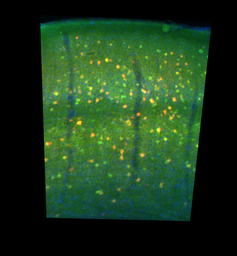
#> input picture images/180905_Test_cells.tif, 237 x 256 px, shrunk from 718 x 777 before the run
$ python optimal_seperation.py
#> lines starting #> are read from the running program, lines starting #| are printed output that depends on the picture; long printed decimals are rounded
# -*- coding: utf-8 -*-
"""
Created on Sun Oct 14 18:03:48 2018

@author: gqs0108
"""

from scipy.optimize import linprog
import numpy as np
import matplotlib.pyplot as plt
import cv2

def downsample_avg(img, ds):
    img_rs = img[:(img.shape[0]//ds)*ds,:(img.shape[1]//ds)*ds]
    img_ds = img_rs.reshape((img_rs.shape[0]//ds, ds, img_rs.shape[1]//ds, -1)).mean(3).mean(1)
    return img_ds

def section_1d(f, nu):
    l = f.shape[0]
    Aub = np.empty((0,2*l))
    for i in range(l):
        x = np.zeros(l-1)
        x[:i] = 1
        row1 = np.concatenate([[-1, -1], -1*x, x], axis=0)
        row2 = np.concatenate([[1, -1], x, -1*x], axis=0)
        Aub = np.concatenate([Aub, row1[None,:], row2[None,:]], axis=0)

    bub = np.stack([np.ones(l)*-1*f, np.ones(l)*f], axis=1).ravel()

    Aeq = np.empty((1,2*l))
    Aeq[0,0] = l
    Aeq[0,1] = 0
    Aeq[0,2:l+1] = np.arange(l-1,0,-1)
    Aeq[0,l+1:] = -1*np.arange(l-1,0,-1)

    beq = np.sum(f)

    c = np.ones(2*l) / l
    c[0] = 0
    c[1] = nu

    result = linprog(c, Aub, bub, Aeq, beq)

    return result

def section_2d(img, nu):
    l = min(img.shape[0], img.shape[1])
    img = img[:l, :l]
    eps = 0
    x = np.arange(l*(l-1)).reshape((l,l-1))
    xp = x + 1
    xm = x + 1 + l*(l-1)
    y = np.arange(l*(l-1)).reshape((l-1,l))
    yp = y + 1 + 2*l*(l-1)
    ym = y + 1 + 3*l*(l-1)
    p = np.arange(l*l).reshape((l,l)) + 1 + 4*l*(l-1)
    L = p.ravel()[-1] + 1
    Aeq = []
    beq = [0]*(2*l*(l-1))

    for i in range(1,l):
        row = np.zeros(L)
        row[p[0,i]] = 1
        row[p[0,i-1]] = -1
        row[xp[0,i-1]] = -1
        row[xm[0,i-1]] = 1
        Aeq.append(row)
        row = np.zeros(L)
        row[p[i,0]] = 1
        row[p[i-1,0]] = -1
        row[yp[i-1,0]] = -1
        row[ym[i-1,0]] = 1
        Aeq.append(row)
        for j in range(1,l):
            row = np.zeros(L)
            row[p[i,j]] = 1
            row[p[i-1,j]] = -1
            row[yp[i-1,j]] = -1
            row[ym[i-1,j]] = 1
            Aeq.append(row)
            row = np.zeros(L)
            row[p[i,j]] = 1
            row[p[i,j-1]] = -1
            row[xp[i,j-1]] = -1
            row[xm[i,j-1]] = 1
            Aeq.append(row)
    row = np.zeros(L)
    row[p.ravel()] = 1
    Aeq.append(row)
    Aeq = np.array(Aeq)
    beq.append(np.sum(img))
    beq = np.array(beq)

    Aub = np.concatenate([np.eye(l**2), -1*np.eye(l**2)], axis=0)
    Aub = np.concatenate([np.zeros((2*l**2, 4*l*(l-1))), Aub], axis=1)
    Aub = np.concatenate([np.ones((2*l**2,1))*-1, Aub], axis=1)
    bub = np.concatenate([img.ravel(), -1*img.ravel()], axis=0)

    c_ind = np.concatenate([xp.ravel(), xm.ravel(), yp.ravel(), ym.ravel()], axis=0)
    c =  np.zeros(L)
    c[c_ind] = 1/(2*l**2)
    c[eps] = nu

    print("solving...")

    result = linprog(c, Aub, bub, Aeq, beq, method='interior-point')

    print(result.message)

    if result.success:
        p = result.x[p.ravel()]
        p = p.reshape((l,l))

        return p, result

    return c, Aub, bub, Aeq, beq

if __name__ == "__main__":
    import argparse
    parser = argparse.ArgumentParser()
    parser.add_argument('--downsample','-d',type=int,default=20)
    parser.add_argument('--nu', '-n', type=float, default=.15)
    args = parser.parse_args()

    ds = args.downsample
    nu = args.nu
    im = cv2.imread("../images/180905_Test_cells.tif")
#> im is the input picture: shape (256, 237, 3); mean B, G, R 27.8, 57.1, 27.8
    blue, _1, _2 = cv2.split(im)
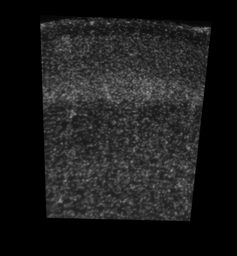
#> blue: shape (256, 237); min 0, max 153, mean 27.8
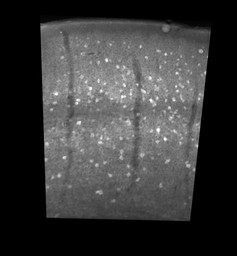
#> _1: shape (256, 237); min 0, max 255, mean 57.1
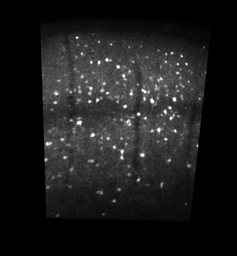
#> _2: shape (256, 237); min 0, max 255, mean 27.8
    blue_ds = downsample_avg(blue, ds)
#> in downsample_avg, `img_rs = img[:(img.shape[0]//ds)*ds,:(img.shape[1]//ds)*ds]`:
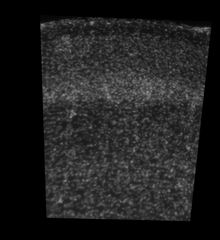
#> img_rs: shape (240, 220); min 0, max 153, mean 31.9
    p, result = section_2d(blue_ds, nu)
#> in section_2d, `beq = np.array(beq)`: beq = 221 values from 0 to 4207.1
#> in section_2d, `bub = np.concatenate([img.ravel(), -1*img.ravel()], axis=0)`: bub = 242 values, max 83.81 at index 51, min -83.81 at index 172, mean 0
#> in section_2d, `result = linprog(c, Aub, bub, Aeq, beq, method='interior-point')`: result = 8 items
#| Optimization terminated successfully.
#> in section_2d, `p = result.x[p.ravel()]`: p = 121 values, max 50.05 at index 51, min 33.75 at index 110, mean 34.77
#> result = 8 items
    print("Cost function: {}".format(result.fun))
#| Cost function: 5.742
    print("epsilon: {}".format(result.x[0]))
#| epsilon: 33.754
    plt.imshow(p)
    plt.show()
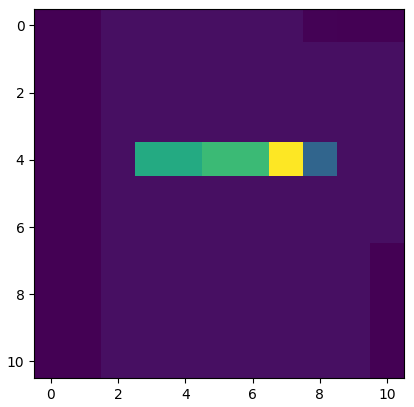
#> figure drawn by matplotlib, 1 panel

$ run again, with images/180904_ImageJ_Test_Scn1aE2_Cells.tif copied over images/180905_Test_cells.tif
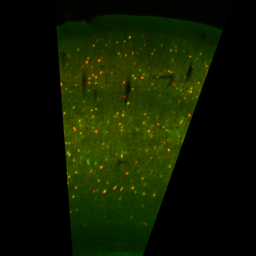
#> input picture images/180904_ImageJ_Test_Scn1aE2_Cells.tif, 256 x 256 px, shrunk from 918 x 918 before the run
#> im is the input picture: shape (256, 256, 3); mean B, G, R 0, 25.1, 15.8
#> blue: shape (256, 256); every value is 0
#> `blue, _1, _2 = cv2.split(im)`:
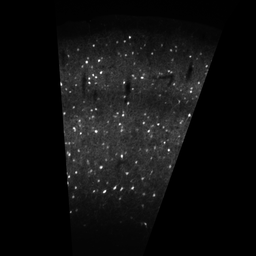
#> _2: shape (256, 256); min 0, max 255, mean 15.8
#> img_rs: shape (240, 240); every value is 0
#> in section_2d, `beq = np.array(beq)`: beq = 265 values from 0 to 0
#> bub = 288 values from 0 to 0
#> in section_2d, `result = linprog(c, Aub, bub, Aeq, beq, method='interior-point')`: result = 8 items
#| Optimization terminated successfully.
#> p = 144 values, max 5.34e-14 at index 29, min 5.34e-14 at index 113, mean 5.34e-14
#> `p, result = section_2d(blue_ds, nu)`: result = 8 items
#| Cost function: 1.582729360000967e-13
#| epsilon: 5.990633215419542e-13
#> `plt.show()`:
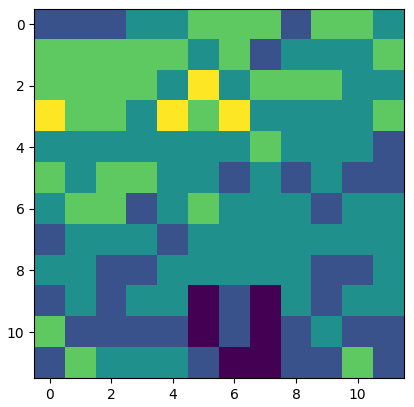
#> figure drawn by matplotlib, 1 panel

$ run again, with images/180904_ImageJ_Test_Scn1aE2_Dots.tif copied over images/180905_Test_cells.tif
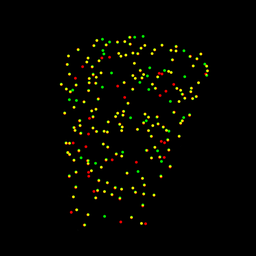
#> input picture images/180904_ImageJ_Test_Scn1aE2_Dots.tif, 256 x 256 px, shrunk from 918 x 918 before the run
#> im is the input picture: shape (256, 256, 3); mean B, G, R 0, 4.5, 4.3
#> `blue, _1, _2 = cv2.split(im)`:
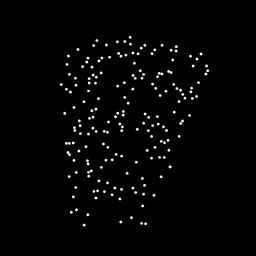
#> _2: shape (256, 256); min 0, max 255, mean 4.3
#> in section_2d, `beq = np.array(beq)`: beq = 265 values from 0 to 0.11
#> bub = 288 values, max 0.0625 at index 87, min -0.0625 at index 231, mean 0
#> in section_2d, `result = linprog(c, Aub, bub, Aeq, beq, method='interior-point')`: result = 8 items
#| Optimization terminated successfully.
#> p = 144 values, max 0.0625 at index 87, min 9.04e-13 at index 99, mean 0.000764
#> `p, result = section_2d(blue_ds, nu)`: result = 8 items
#| Cost function: 0.001441
#| epsilon: 3.387657635386363e-11
#> `plt.show()`:
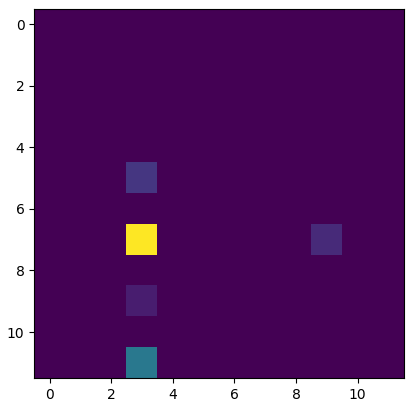
#> figure drawn by matplotlib, 1 panel

$ run again, with images/180905_Test_E2_P43_3a_Dots.tif copied over images/180905_Test_cells.tif
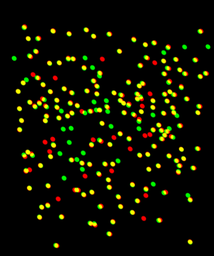
#> input picture images/180905_Test_E2_P43_3a_Dots.tif, 214 x 256 px, shrunk from 460 x 549 before the run
#> im is the input picture: shape (256, 214, 3); mean B, G, R 0, 15.6, 14.9
#> blue: shape (256, 214); every value is 0
#> `blue, _1, _2 = cv2.split(im)`:
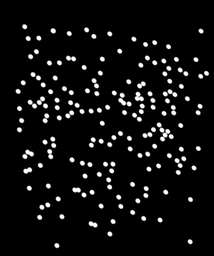
#> _2: shape (256, 214); min 0, max 255, mean 14.9
#> img_rs: shape (240, 200); every value is 0
#> in section_2d, `beq = np.array(beq)`: beq = 181 values from 0 to 0
#> bub = 200 values from 0 to 0
#> in section_2d, `result = linprog(c, Aub, bub, Aeq, beq, method='interior-point')`: result = 8 items
#| Optimization terminated successfully.
#> p = 100 values, max 4.76e-15 at index 45, min 4.76e-15 at index 47, mean 4.76e-15
#> `p, result = section_2d(blue_ds, nu)`: result = 8 items
#| Cost function: 1.3986046836546978e-14
#| epsilon: 3.7479696143082884e-14
#> `plt.show()`:
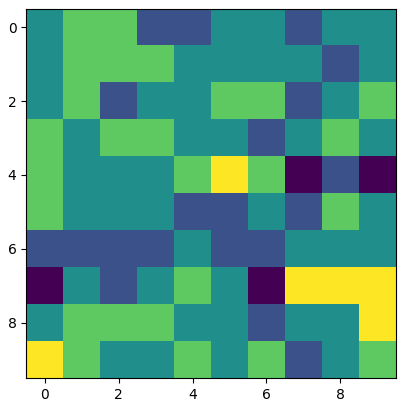
#> figure drawn by matplotlib, 1 panel
